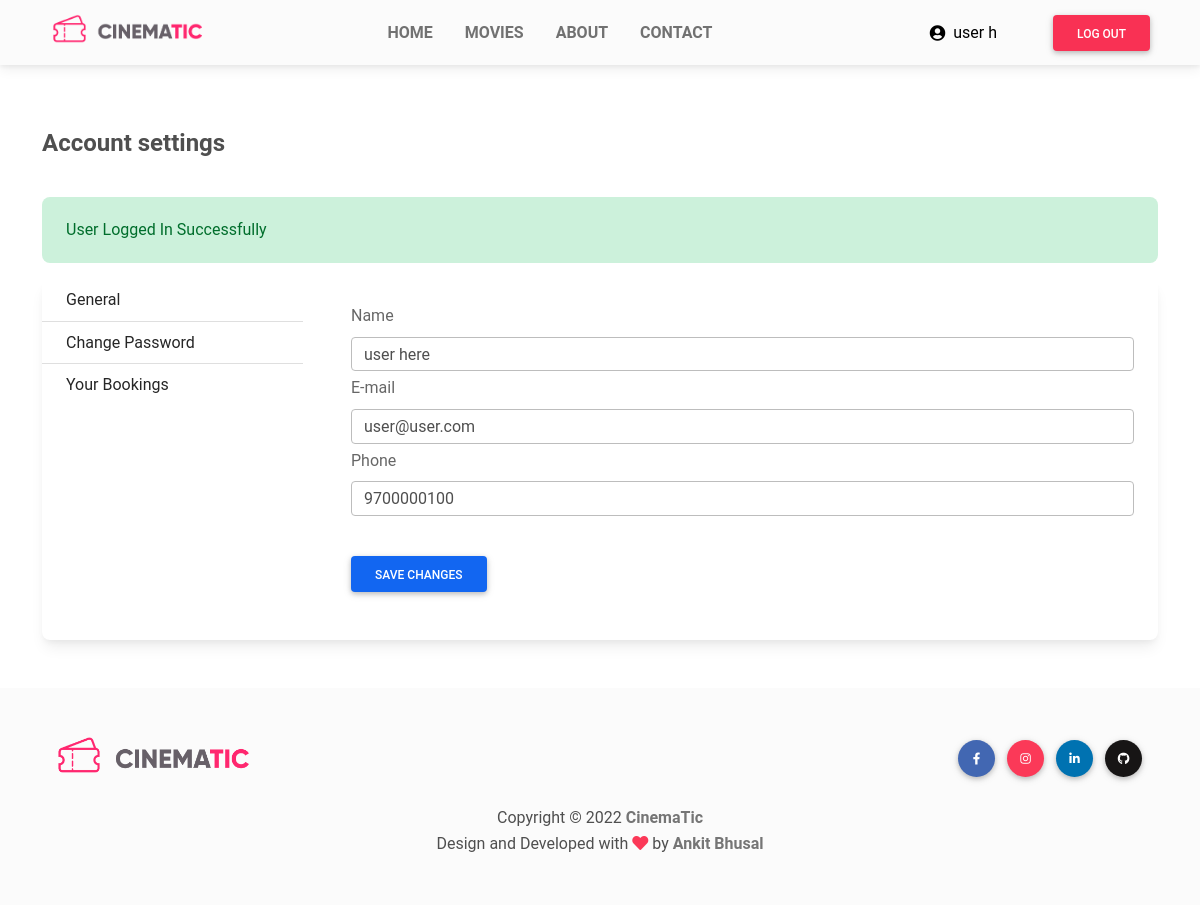
Before: /user/profile/index.php (signed in) with the older database file.
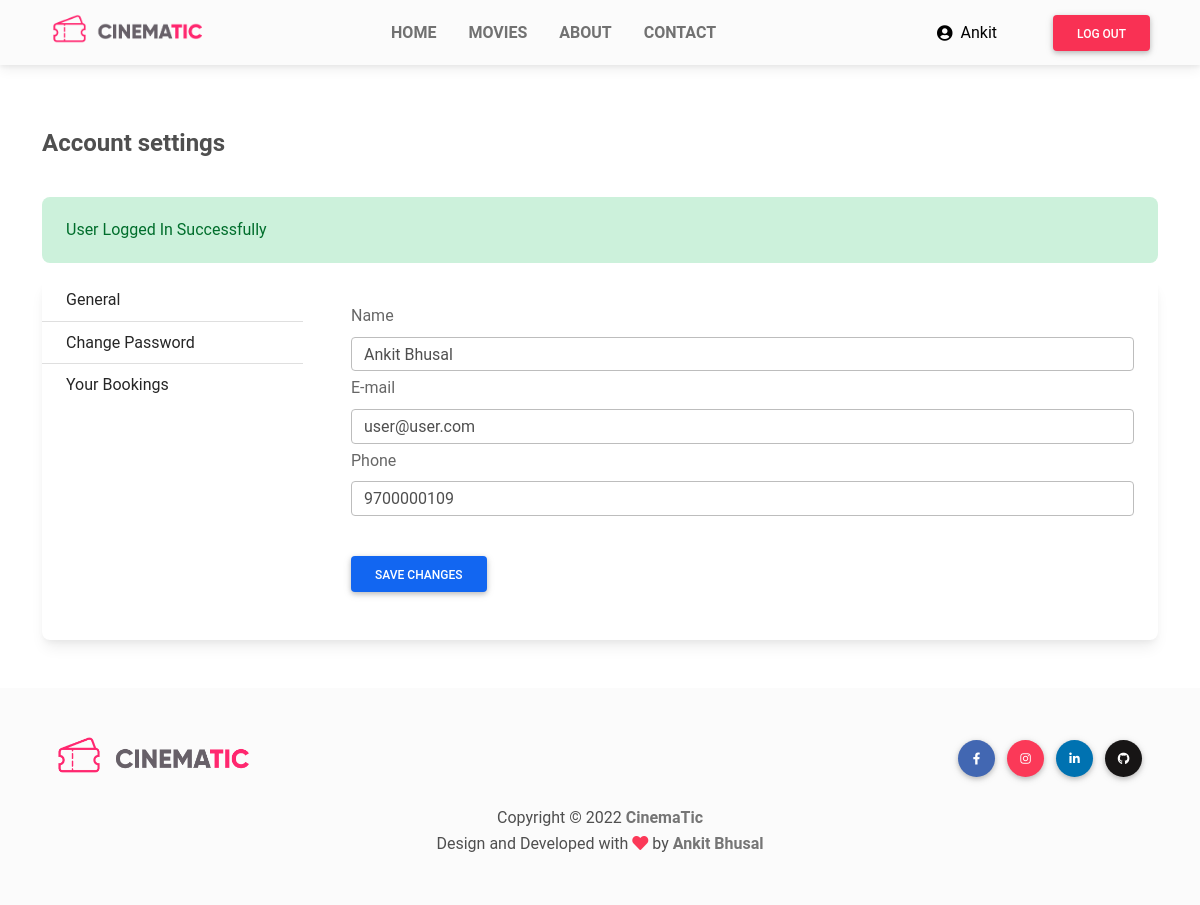
After: the same page with the newer database file.
### tables this page shows
CREATE TABLE `user` (
  `id` int(11) NOT NULL,
  `name` varchar(30) NOT NULL,
  `email` varchar(50) NOT NULL,
  `password` varchar(200) NOT NULL,
  `role` varchar(5) NOT NULL DEFAULT 'user',
  `phone` varchar(20) NOT NULL
);

### functions/db.php (called while the page is built, shortened)
<?php
function pdo()
{
    $dbhost = "localhost";
    $dbname = "mtbs";
    $dbuser = "root";
    $dbpass = "";
    $options = [
        PDO::ATTR_DEFAULT_FETCH_MODE => PDO::FETCH_ASSOC
    ];
    $dsn = "mysql:host=" . $dbhost . ";dbname=" . $dbname;
    try {
        $pdo = new PDO($dsn, $dbuser, $dbpass, $options);
    } catch (PDOException $e) {
        die("Cannot Connect to Database: " . $e->getMessage());
    }
    return $pdo;
}
function is_logged()
{
    return true;
}
function user()
{
    if (is_logged()) {
        return find('user', $_SESSION['user_id']);
    }
    return false;
}
function where($table, $col, $opr, $val, $all = true)
{
    $pdo = pdo();
    $stmt = $pdo->prepare("SELECT * FROM $table WHERE $col $opr ?");
    $stmt->execute([$val]);
    if ($all) {
        return $stmt->fetchAll();
    }
    return $stmt->fetch();
}
function find($table, $id)
{
    return where($table, 'id', '=', $id, false);
}

### functions/functions.php (called while the page is built, shortened)
<?php
function is_user()
{
    $user = user();
    return true;
}
function check_user()
{
    if (!is_user()) {
        $login = "http://localhost/mtbs/login.php";
        Header("Location: " . $login);
    }
}

### user/profile/components/user.php (called while the page is built, shortened)
<?php
include  __DIR__ . "/../../../functions/db.php";
include  __DIR__ . "/../../../functions/functions.php";
$result = check_user();

### user/profile/index.php (the view, shortened to what the changed rows need)
<?php require_once "./components/header.php";
require_once "./components/user.php";
$user_id = $_SESSION['user_id'];
$user = find('user', $user_id);
?>
<div class="card overflow-hidden">
    <div class="row no-gutters row-bordered row-border-light">
        <div class="col-md-9">
            <form method="POST" action="./update.php" class="tab-content ">
                <div class="">
                    <div class="card-body">
                        <div class="form-group">
                            <label class="form-label">Name</label>
                            <input type="text" name="name" class="form-control mb-1" value="<?php echo $user['name']; ?>">
                        </div>
                        <div class="form-group">
                            <label class="form-label">E-mail</label>
                            <input type="text" name="email" class="form-control mb-1" value="<?php echo $user['email'] ?>">
                        </div>
                        <div class="form-group">
                            <label class="form-label">Phone</label>
                            <input type="number" name="phone" class="form-control" value="<?php echo $user['phone'] ?>">
                        </div>
                    </div>
                </div>
            </form>
        </div>
    </div>
</div>
<?php include './components/footer.php' ?>

### user/profile/components/header.php (shortened to what the changed rows need)
<?php require "./components/user.php" ?>
<!DOCTYPE html>
<html lang="en">
<head>
    <link rel="stylesheet" href="../css/mdb.min.css">
    <link rel="stylesheet" href="../css/style.css">
    <link rel="stylesheet" href="https://use.fontawesome.com/releases/v5.15.2/css/all.css" />
</head>
<body>
    <div>
        <nav class="navbar navbar-expand-lg navbar-light bg-light">
            <div class="container">
                <?php if (!empty(($_SESSION['user_id']))) : ?>
                    <a href="../profile/" class="mx-sm-2 text-black mx-md-4 d-flex align-items-center gap-2 p-2 rounded px-4 hover-shadow">
                        <i class="fas fa-user-circle"></i>
                        <p class="d-block my-auto w-responsive">
                            <?php $user = find('user', $_SESSION['user_id']);
                            echo substr($user['name'], 0, 6);
                            ?>
                        </p>
                    </a>
                    <div class="d-flex align-items-center mx-2">
                        <a onclick="handleClickProfile();" class="btn btn-danger">Log Out</a>
                    </div>
                <?php endif;    ?>
        </nav>
        <div class="container light-style flex-grow-1 container-p-y my-5">

Changed rows visible on the page:
changed user "user@user.com": name "user h" → "Ankit"; name "user here" → "Ankit Bhusal"; phone "9700000100" → "9700000109"
